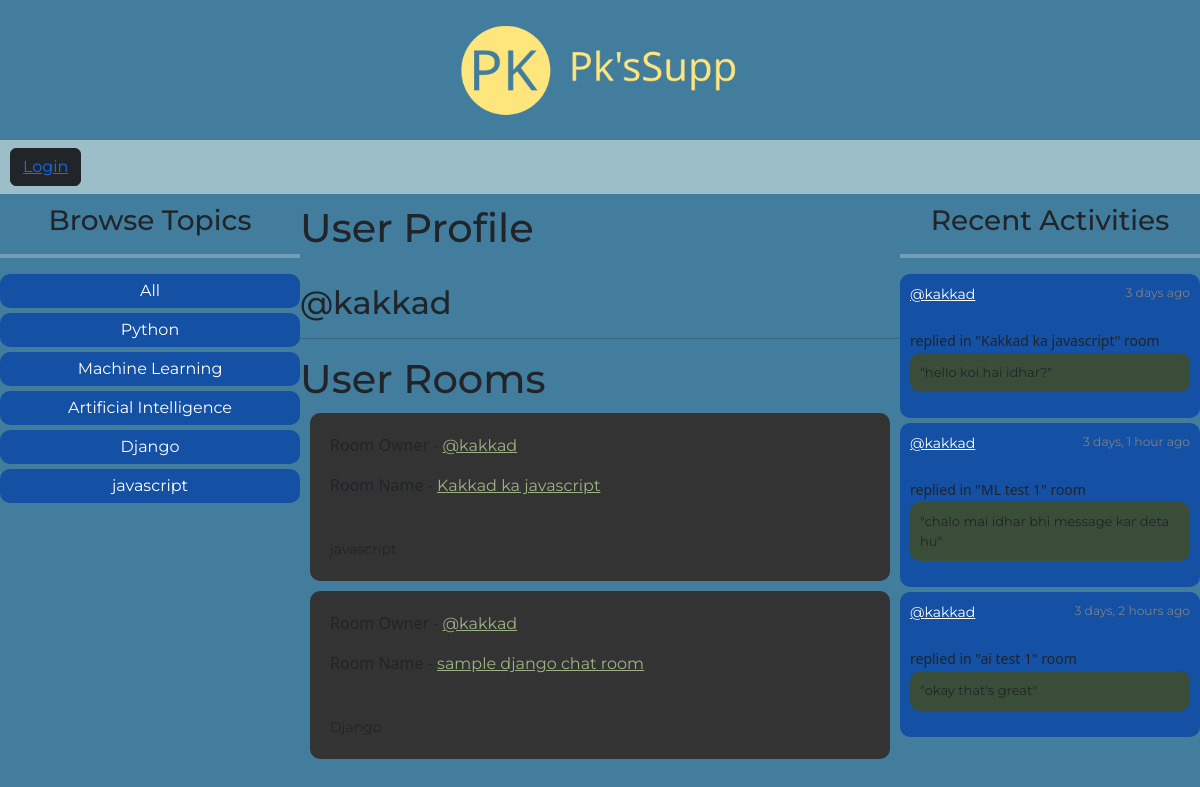
The page /profile/8/ on the database as committed earlier.
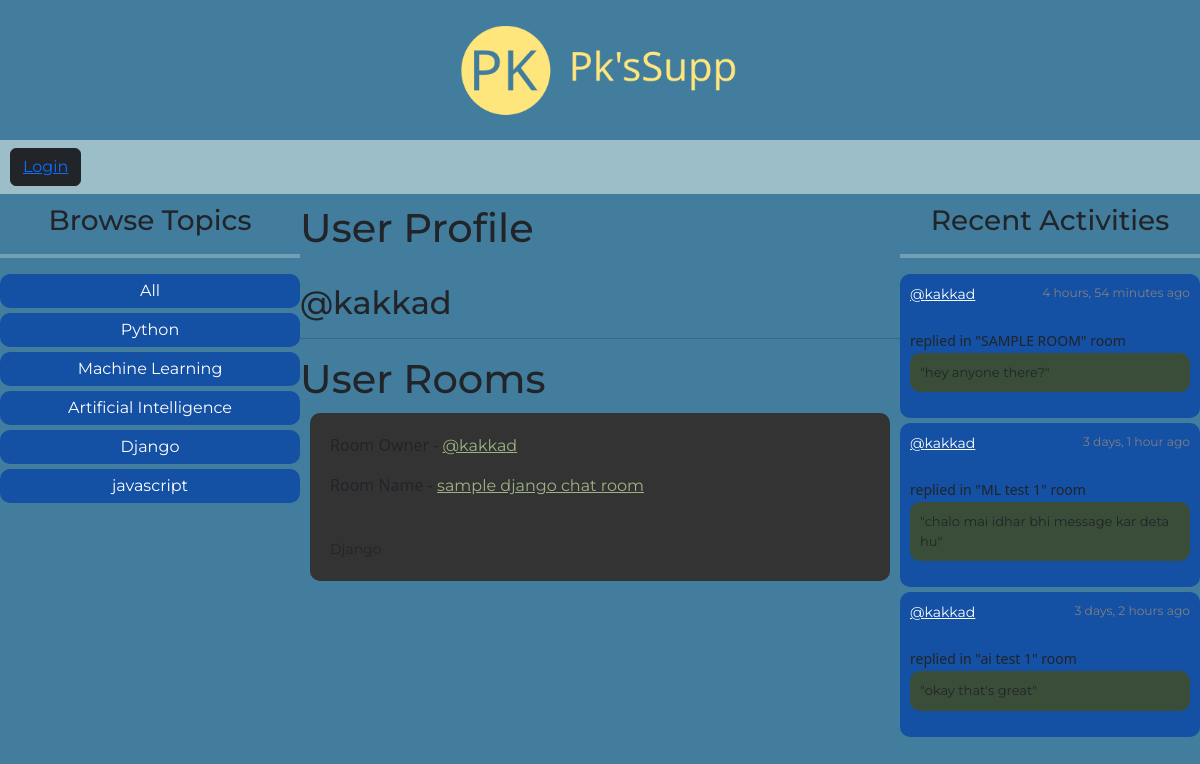
The same page on the database as committed later.
### base/models.py (models this page shows, shortened)
class Topic(models.Model):
    name = models.CharField(max_length=200)

class Room(models.Model):
    host = models.ForeignKey(User, on_delete=models.SET_NULL, null=True)
    topic = models.ForeignKey(Topic, on_delete=models.SET_NULL, null=True)
    name = models.CharField(max_length=200)
    description = models.TextField(null=True, blank=True)
    participants = models.ManyToManyField(User, related_name="participants", blank=True)
    updated = models.DateTimeField(auto_now=True)
    created = models.DateTimeField(auto_now_add=True)
    class Meta:
        ordering = ["-updated", "-created"]
    def __str__(self):
        return self.name

class Message(models.Model):
    user = models.ForeignKey(User, on_delete=models.CASCADE)
    room = models.ForeignKey(Room, on_delete=models.CASCADE)
    body = models.TextField()
    updated = models.DateTimeField(auto_now=True)
    created = models.DateTimeField(auto_now_add=True)
    class Meta:
        ordering = ["-updated", "-created"]
    def __str__(self) -> str:
        return self.body[0:50]

### base/views.py (the view)
# urls.py: path("profile/<str:pk>/", views.userProfile, name="user-profile"),
def userProfile(request, pk):
    user = User.objects.get(id=pk)
    rooms = user.room_set.all()
    topics = Topic.objects.all()
    room_messages = user.message_set.all()
    context = {
        "user": user,
        "rooms": rooms,
        "topics": topics,
        "room_messages": room_messages,
    }
    return render(request, "base/profile.html", context)

### base/templates/base/profile.html (shortened to what this page needs)
{% extends 'main.html' %} {% block content %}
<div class="main-container">
  <div>{% include 'base/topics_component.html' %}</div>
  <div>
    <div>
      <h1>User Profile</h1>
      <br />
      <h2>@{{user.username}}</h2>
      <hr />
    </div>
    <h1>User Rooms</h1>
    <div>{% include 'base/feed_component.html' %}</div>
  </div>
  <div>{% include 'base/activity_component.html' %}</div>
</div>
{% endblock content %}

### templates/main.html (shortened to what this page needs)
<!DOCTYPE html>
{% load static %}
<html lang="en">
  <head>
    <link rel="stylesheet" href="{% static 'styles/main.css' %}" />
  </head>
  <body class="body">
    {% include 'nav.html' %} {% block content %} {% endblock %}
  </body>
</html>

### templates/nav.html (shortened to what this page needs)
<!DOCTYPE html>
{% load static %}
<html lang="en">
  <head>
    <link
      href="https://cdn.jsdelivr.net/npm/bootstrap@5.3.0-alpha3/dist/css/bootstrap.min.css"
      rel="stylesheet"
    />
    <link rel="stylesheet" href="{% static 'styles/nav.css' %}" />
  </head>
  <body>
    <div class="main-logo">
      <a href="/"
        ><img
          class="main-logo-link"
          src="{% static 'images/logo.png' %}"
          alt="img"
      /></a>
    </div>
    <nav class="navbar navigation-bar">
      {% if request.user.is_authenticated %}
      <p class="greeting">Hello {{request.user}}</p>
      <button type="button" class="btn btn-dark logout-button">
        <a class="login-anchor" href="{% url 'logout' %}">Logout</a>
      </button>
      {% else %}
      <button type="button" class="btn btn-dark login-button">
        <a class="lgin-anchor" href="{% url 'login' %}">Login</a>
      </button>
      {% endif %}
    </nav>
  </body>
</html>

### base/templates/base/topics_component.html
{% load static %}
<link rel="stylesheet" href="{% static 'styles/topics_component.css' %}" />
<h3 class="main-heading">Browse Topics</h3>
<hr class="feed-line" />
<div class="topic-names">
  <div class="topic-name"><a href="{% url 'home' %}">All</a><br /></div>
  {% for topic in topics %}
  <div class="topic-name">
    <a href="{% url 'home' %}?q={{topic.name}}">{{topic.name}}</a><br />
  </div>
  {% endfor %}
</div>

### base/templates/base/feed_component.html (shortened to what this page needs)
{% load static %}
<link rel="stylesheet" href="{% static 'styles/feed_component.css' %}" />
<div>
  {% for room in rooms %}
  <div class="room-component">
    <div class="room-div">
      <p class="room-owner-p">Room Owner -</p>
      <a href="{% url 'user-profile' room.host.id %}"
        >@{{room.host.username}}</a
      >
    </div>
    <div class="room-div">
      <p class="room-name-p">Room Name -</p>
      <a href="{% url 'room' room.id %}">{{room.name}}</a>
    </div>
    <br />
    <small>{{room.topic.name}}</small>
  </div>
  {% endfor %}
</div>

### base/templates/base/activity_component.html (shortened to what this page needs)
{% load static %}
<link rel="stylesheet" href="{% static 'styles/activity_component.css' %}" />
<h3 class="main-heading">Recent Activities</h3>
<hr class="feed-line" />
{% for message in room_messages %}
<div class="activity-message">
  <small class="host-and-time"
    ><a href="{% url 'user-profile' message.user.id %}">@{{message.user}}</a>
    <small class="time">{{message.created|timesince}} ago</small></small
  ><br />
  <small class="replied-to">replied in "{{message.room}}" room</small>
  <p class="message-body">"{{message}}"</p>
</div>
{% endfor %}

### static/styles/main.css (style rules this page uses)
.body { font-family: "Montserrat"; background-color: #427d9d; margin: 0; }

### static/styles/nav.css (style rules this page uses)
.main-logo { background-color: #427d9d; font-size: 2.5rem; padding: 20px; text-align: center; }
.main-logo-link { color: black; text-decoration: none; }
.navigation-bar { background-color: #9bbec8; color: black; margin-bottom: 10px; }
.login-button { margin-top: 0px; margin-left: 10px; }
.main-logo-link { height: 100px; }

### static/styles/topics_component.css (style rules this page uses)
.feed-line { border: none; border-top: 4px solid white; height: 4px; }
.main-heading { text-align: center; }
.topic-name { background-color: #1450a3; margin-bottom: 5px; padding: 5px; border-radius: 10px; text-align: center; }
.topic-names a { color: white; text-decoration: none; }

### static/styles/feed_component.css (style rules this page uses)
.room-component { background-color: #333333; padding: 20px; margin: 10px; border-radius: 10px; }
.room-owner-p { font-family: "Segoe UI", Tahoma, Geneva, Verdana, sans-serif; display: inline-block; }
.room-name-p { font-family: "Segoe UI", Tahoma, Geneva, Verdana, sans-serif; display: inline-block; }
.room-div a { color: #9eb384; }

### static/styles/activity_component.css (style rules this page uses)
.main-heading { text-align: center; }
.feed-line { border: none; border-top: 4px solid white; height: 4px; }
.activity-message { background-color: #1450a3; border-radius: 10px; padding: 10px; margin-bottom: 5px; }
.host-and-time { display: grid; grid-template-columns: 1.5fr 2.5fr; }
.time { text-align: end; color: grey; }
.host-and-time a { color: white; }
.replied-to { font-family: "Segoe UI", Tahoma, Geneva, Verdana, sans-serif; }
.message-body { padding: 10px; border-radius: 10px; background-color: #3a4d39; font-size: small; }

### base/templates/base/profile.html (style rules this page uses)
.main-container { display: grid; grid-template-columns: 1fr 2fr 1fr; }

Rows that differ between the two databases and show on the page:
removed Room: host.username "kakkad", name "Kakkad ka javascript"
removed Message: user "kakkad", created "3 days", room "Kakkad ka javascript", body "hello koi hai idhar?"
added Message: user "kakkad", created "4 hours, 54 minutes", room "SAMPLE ROOM", body "hey anyone there?"
